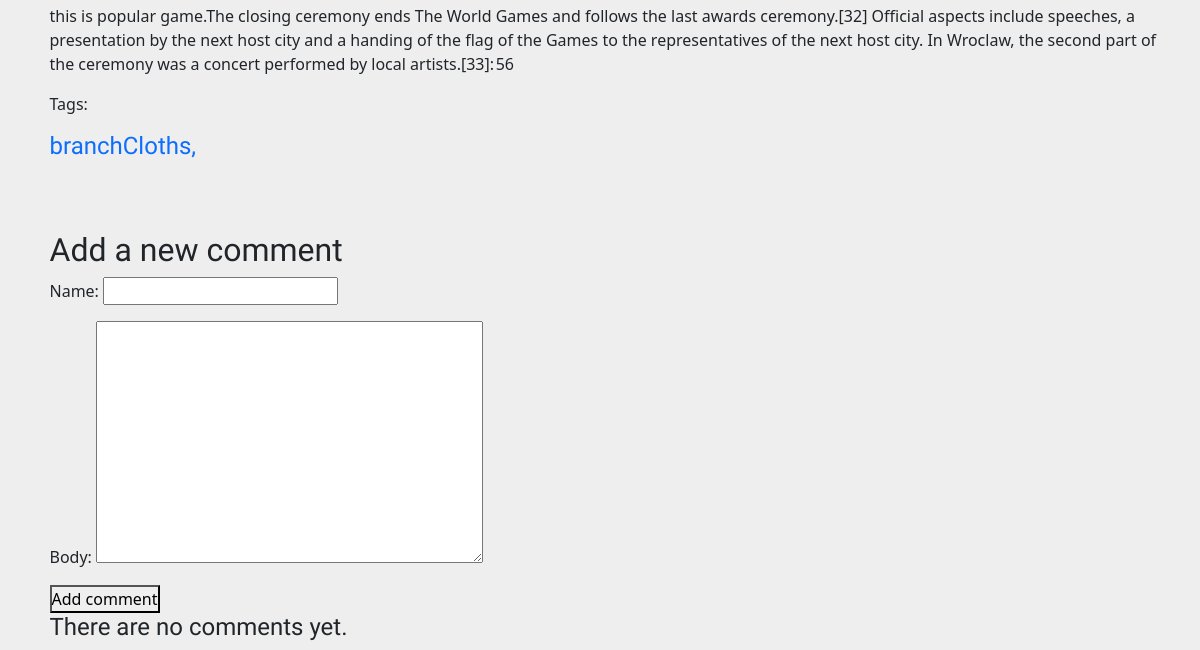
Page /post/two/ (lower part) on the earlier database version.
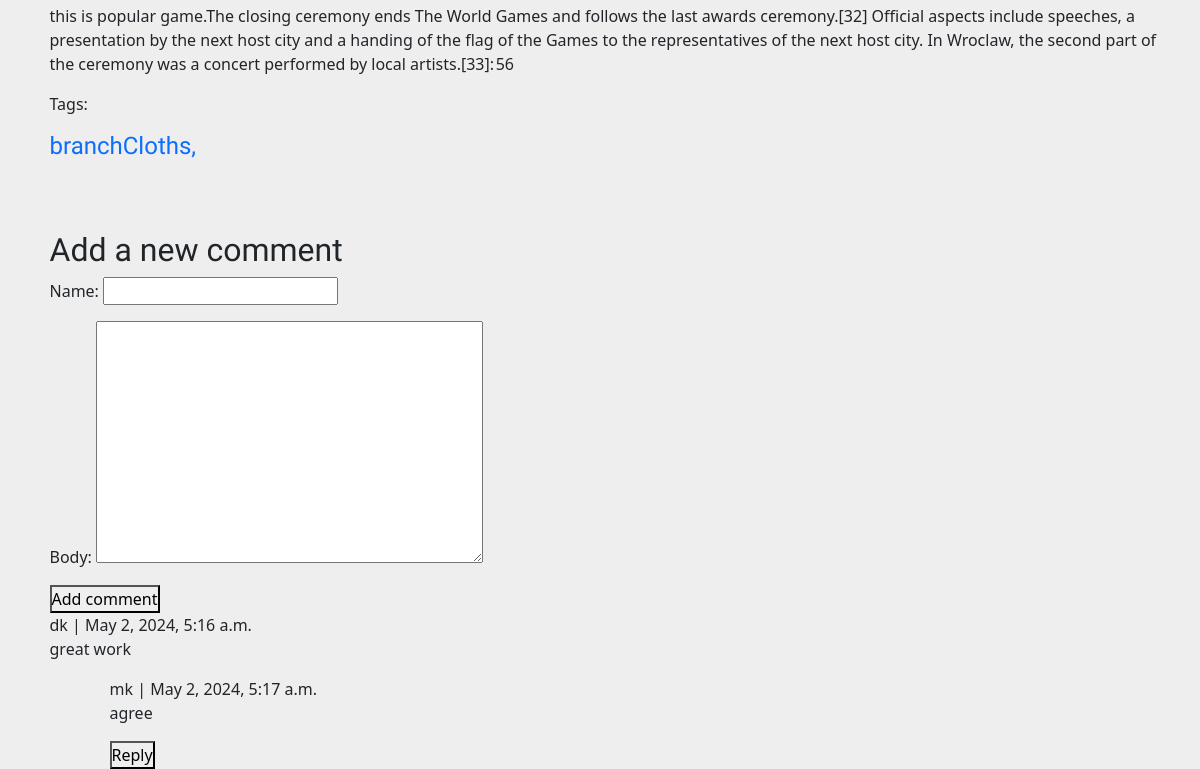
Same page on the later database version.
### blog/models.py (models this page shows, shortened)
class Tag(models.Model):
    name = models.CharField(max_length=60)
    desc = models.TextField()
    slug = AutoSlugField(populate_from='name', unique=True)

class Comment(models.Model):
    post = models.ForeignKey(Post,
                             on_delete=models.CASCADE,
                             related_name='comments')
    name = models.CharField(max_length=80)
    email = models.EmailField()
    body = models.TextField()
    created = models.DateTimeField(auto_now_add=True)
    updated = models.DateTimeField(auto_now=True)
    active = models.BooleanField(default=True)
    parent = models.ForeignKey('self',on_delete=models.CASCADE, null=True, blank=True, related_name='replies')
    class Meta:
        ordering = ('created',)

### blog/views.py (the view)
# urls.py: path('post/<slug:slug>/', views.post_detail, name="post_detail"),
def post_detail(request, slug):
    post = get_object_or_404(Post, slug=slug)
    comments = post.comments.filter(active=True, parent__isnull=True)
    if request.method == 'POST':
        comment_form = CommentForm(data=request.POST)
        if comment_form.is_valid():
            parent_obj = None
            try:
                parent_id = int(request.POST.get('parent_id'))
            except:
                parent_id = None
            if parent_id:
                parent_obj = Comment.objects.get(id=parent_id)
                if parent_obj:
                    replay_comment = comment_form.save(commit=False)
                    replay_comment.parent = parent_obj
            new_comment = comment_form.save(commit=False)
            new_comment.post = post
            new_comment.save()
            return redirect('post_detail', post.slug)
    else:
        comment_form = CommentForm()
    return render(request,
                  'blog/post_detail.html',
                  {'post': post,
                   'comments': comments,
                   'comment_form': comment_form})

### blog/forms.py
class CommentForm(forms.ModelForm):
    class Meta:
        model = Comment
        fields = ('name', 'body')

### blog/models.py (called while the page is built)
    def __str__(self):
        return self.name

### blog/templates/blog/post_detail.html (shortened to what this page needs)
{% extends 'blog/base.html' %}
{% block content %}
<article class="post mt-4">
    <p>{{ post.text|linebreaksbr }}</p>
    <p>Tags:
        {% for t in post.tag.all %}
        <h4><a href="{% url 'tag_posts' slug=t.name %}">{{ t.name }},</a></h4>
        {% endfor %}
    </p>
</article>
    <h2>Add a new comment</h2>
    <form action="." method="post">
        {{ comment_form.as_p }}
        <button type="submit">Add comment</button>
    </form>
{% for comment in comments %}
    <div class="comment" >
        <p class="info" style="margin: 0px;">{{ comment.name }} | {{ comment.created }}</p>
        {{ comment.body|linebreaks }}
        <div style="margin-left: 60px; ">
            {% for replay in comment.replies.all %}
            <p class="info" style="margin: 0px;">{{ replay.name }} | {{ replay.created }}</p>
            {{ replay.body|linebreaks}}
            {% endfor %}
        </div>
        <button type="button" style="margin-left: 60px;" class="collapsible" >Reply</button>
    </div>
{% empty %}
    <h4>There are no comments yet.</h4>
{% endfor %}
{% endblock %}

Differences in the rows shown:
added Comment: name "dk", created "May 2, 2024, 5:16 a.m.", body "great work", shown under "Add a new comment"
added Comment: name "mk", created "May 2, 2024, 5:17 a.m.", body "agree", shown under "dk"
Other differences:
text no longer shown: "There are no comments yet."
